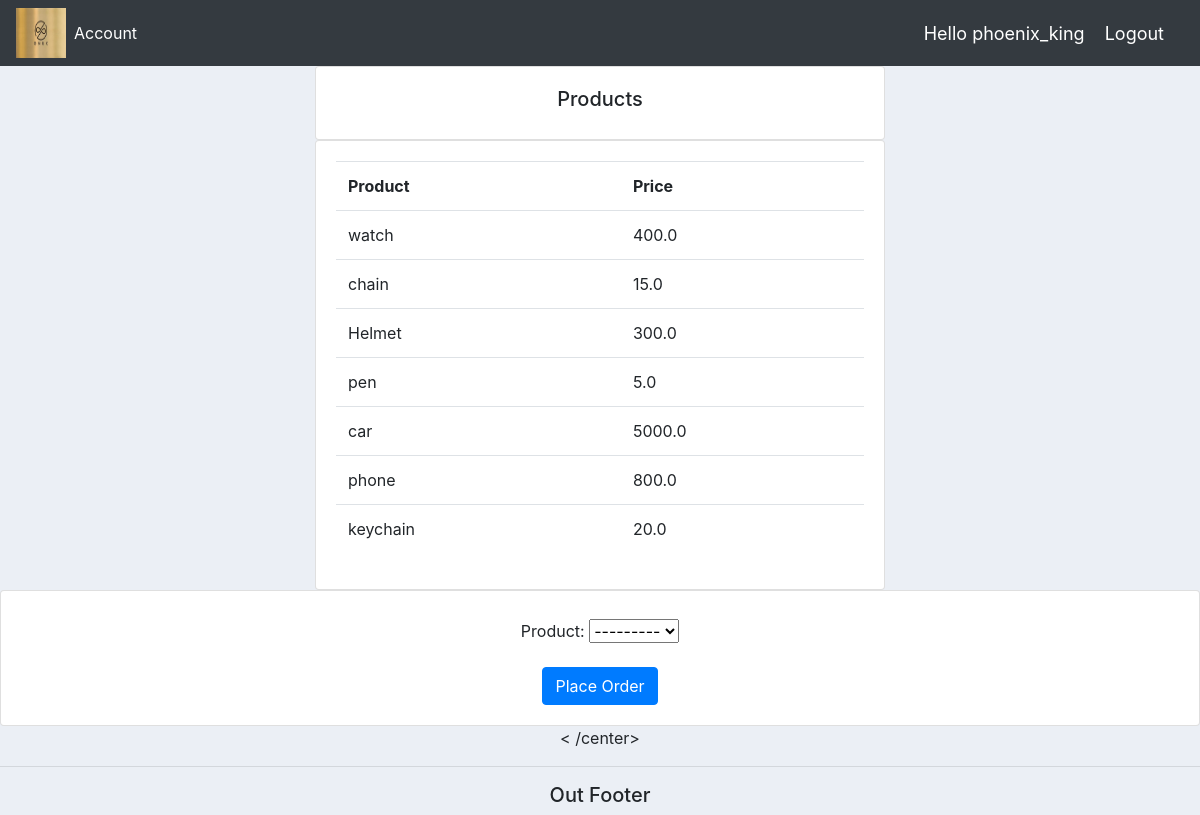
Page /place_order/ (signed in) on the committed database.
### accounts/models.py (models this page shows)
class Product (models.Model):
    CATEGORY = (('Luxury', 'Luxury'),
                ('Basic', 'Basic'),
              )
    name = models.CharField(max_length=200, null=True)
    price = models.FloatField(null=True)
    category = models.CharField(max_length=200, null=True,choices=CATEGORY)
    description = models.CharField(max_length=200, null=True, blank=True)
    date_created= models.DateTimeField(auto_now_add=True, null=True)
    tags= models.ManyToManyField(Tag)
    def __str__(self):
        return self.name

### accounts/views.py (the view)
# urls.py: path('place_order/', views.place_order, name='place_order'),
@login_required(login_url='login')
def place_order(request):
    if request.method == 'POST':
        form = OrderFormss(request.POST)
        if form.is_valid():
            product = form.cleaned_data['product']
            customer = request.user.customer
            status = 'Pending'
            order = Order(product=product, customer=customer, status=status)
            order.save()
            return redirect('/')
    else:
        form = OrderFormss(initial={'status': 'Pending'})  # Set the initial status to 'Pending'
    if request.method == 'POST':
        name = request.POST.get('name')
        category = request.POST.get('category')
        price = request.POST.get('price')
        product = Product(name=name, category=category, price=price)
        product.save()
        return redirect('/')
    else:
        products = Product.objects.all()
    return render(request, 'accounts/place_order.html', {'form': form, 'products': products})

### accounts/forms.py
class OrderFormss(forms.ModelForm):
    class Meta:
        model = Order
        fields = ['product']

### accounts/templates/accounts/place_order.html (shortened to what this page needs)
{% extends 'accounts/main.html' %}
{% block content %}
<center>
<div class="col-md-6">
				<div class="card card-body">
					<h5>Products</h5>
				</div>
				<div class="card card-body">
					<table class="table">
						<tr>
							<th>Product</th>
							<th>Price</th>
						</tr>
						{% for i in products %}
						<tr>
							<td>{{ i.name }}</td>
							<td>{{ i.price }}</td>
						</tr>
						{% endfor %}
					</table>
				</div>
	</div>
    <div class="row">
        <div class="col-md">
            <div class="card card-body">
                <form method="post">
                    {{ form.as_p }}
                    <button type="submit" class="btn btn-primary">Place Order</button>
                </form>
            </div>
        </div>
    </div>
<
    /center>
{% endblock %}

### accounts/templates/accounts/navbar.html (shortened to what this page needs)
{% load static %}
<link rel="stylesheet", type="text/css" href=" {% static '/css/main.css' %}">
<nav class="navbar navbar-expand-lg navbar-dark bg-dark">
  <img src="{% static 'images/logos.png' %}"style="width: 50px; height: 50px;">
  <div class="collapse navbar-collapse" id="navbarNavAltMarkup">
    <div class="navbar-nav">
      {% if request.user.is_staff %}
        <a class="nav-item nav-link active" href="{% url 'home' %}">Dashboard </a>
        <a class="nav-item nav-link" href="{% url 'products' %}">Products</a>
      {% else %}
        <a class="nav-item nav-link active" href="{% url 'account_settings'%}">Account</a>
      {%endif%}
    </div>
  </div>
  <span class="user_name">Hello {{request.user}}</span>
  <span ><a  class="user_name" href="{% url 'logout' %}">Logout</a></span>
</nav>

### static/css/main.css (style rules this page uses)
body { background-color: #ebeff5; }

### accounts/templates/accounts/navbar.html (style rules this page uses)
.user_name { font-size: 18px; color: #fff; margin-right: 20px; }

### rows in the picture
Product: name "watch", price "400.0"
Product: name "chain", price "15.0"
Product: name "Helmet", price "300.0"
Product: name "pen", price "5.0"
Product: name "car", price "5000.0"
Product: name "phone", price "800.0"
Product: name "keychain", price "20.0"

### other values in the picture
{{ request.user }} "phoenix_king"
